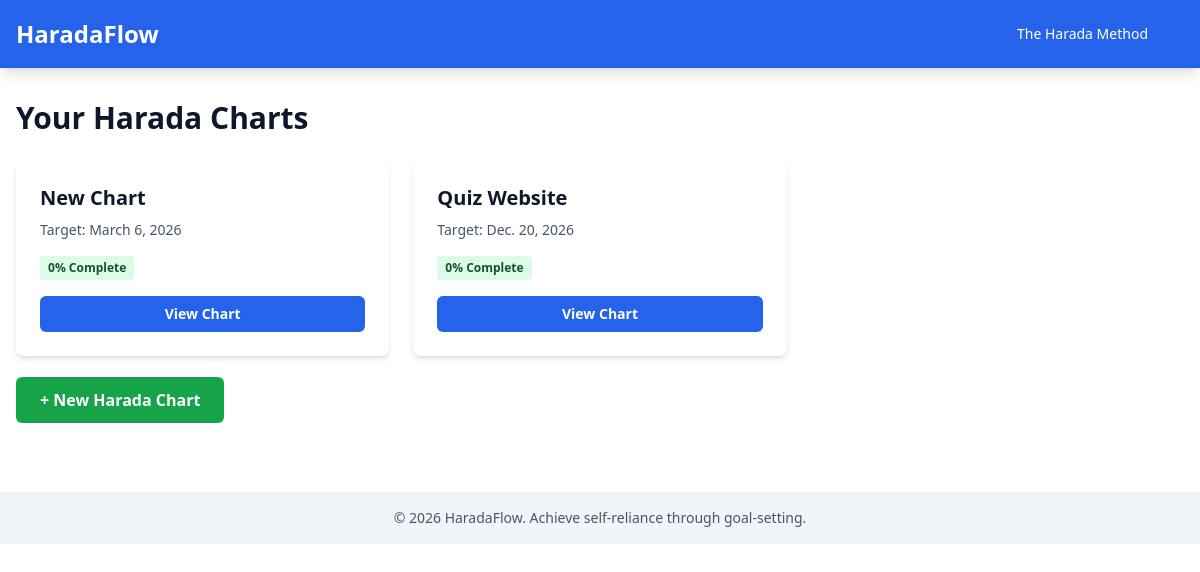
The page /accounts/dashboard/ (signed in) on the database its author committed.
### charts/models.py (models this page shows, shortened)
class HaradaChart(models.Model):
    user = models.ForeignKey(
        User, on_delete=models.CASCADE, related_name="harada_charts"
    )
    title = models.CharField(max_length=255)
    core_goal = models.TextField(help_text="The long-term goal")
    target_date = models.DateField()
    is_draft = models.BooleanField(
        default=True, help_text="True while completing wizard steps"
    )
    perspectives = models.JSONField(
        default=dict,
        help_text="Four perspectives: self_tangible, self_intangible, others_tangible, others_intangible",
    )
    created_at = models.DateTimeField(auto_now_add=True)
    updated_at = models.DateTimeField(auto_now=True)
    class Meta:
        ordering = ["-created_at"]
    @property
    def completion_percentage(self):
        tasks = self.task_set.all()
        if tasks.count() == 0:
            return 0
        done_count = tasks.filter(status="done").count()
        return round((done_count / tasks.count()) * 100)

### accounts/views.py (the view)
# urls.py: path("dashboard/", views.dashboard, name="dashboard"),
@login_required
def dashboard(request):
    charts = request.user.harada_charts.all()
    return render(request, "accounts/dashboard.html", {"charts": charts})

### config/context_processors.py (called while the page is built)
def clerk_context(request):
    return {
        'clerk_publishable_key': settings.CLERK_PUBLISHABLE_KEY,
    }

### templates/accounts/dashboard.html (shortened to what this page needs)
{% extends 'base.html' %}
{% block content %}
<div class="mb-8">
    <h2 class="text-3xl font-bold mb-6">Your Harada Charts</h2>
    {% if charts %}
        <div class="grid grid-cols-1 md:grid-cols-2 lg:grid-cols-3 gap-6">
            {% for chart in charts %}
                <div class="bg-white dark:bg-slate-800 rounded-lg shadow-md p-6 hover:shadow-lg transition">
                    <h3 class="text-xl font-bold mb-2">{{ chart.title }}</h3>
                    <p class="text-sm text-slate-600 dark:text-slate-400 mb-4">
                        Target: {{ chart.target_date }}
                    </p>
                    <p class="mb-4 text-sm">
                        {% if chart.is_draft %}
                            <span class="inline-block bg-yellow-100 dark:bg-yellow-900 text-yellow-900 dark:text-yellow-100 px-2 py-1 rounded text-xs font-bold">Draft</span>
                        {% else %}
                            <span class="inline-block bg-green-100 dark:bg-green-900 text-green-900 dark:text-green-100 px-2 py-1 rounded text-xs font-bold">{{ chart.completion_percentage }}% Complete</span>
                        {% endif %}
                    </p>
                    <div class="flex gap-2">
                        {% if chart.is_draft %}
                            <a href="{% url 'wizard_step1' chart.id %}" class="flex-1 bg-blue-600 hover:bg-blue-700 text-white font-bold py-2 px-4 rounded-md text-center text-sm">
                                Continue Wizard
                            </a>
                        {% else %}
                            <a href="{% url 'matrix_view' chart.id %}" class="flex-1 bg-blue-600 hover:bg-blue-700 text-white font-bold py-2 px-4 rounded-md text-center text-sm">
                                View Chart
                            </a>
                        {% endif %}
                    </div>
                </div>
            {% endfor %}
        </div>
    {% endif %}
</div>
<div class="mt-8">
    <a href="{% url 'wizard_start' %}" class="bg-green-600 hover:bg-green-700 text-white font-bold py-3 px-6 rounded-md">
        + New Harada Chart
    </a>
</div>
{% endblock %}

### rows shown on the page
HaradaChart: title "New Chart", target_date "March 6, 2026", completion_percentage "0", is_draft "View Chart"
HaradaChart: title "Quiz Website", target_date "Dec. 20, 2026", completion_percentage "0", is_draft "View Chart"
